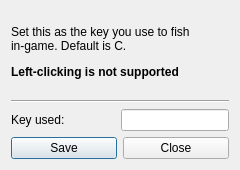
<?xml version="1.0" encoding="UTF-8"?>
<ui version="4.0">
 <class>Dialog</class>
 <widget class="QDialog" name="Dialog">
  <property name="geometry">
   <rect>
    <x>0</x>
    <y>0</y>
    <width>240</width>
    <height>170</height>
   </rect>
  </property>
  <property name="minimumSize">
   <size>
    <width>220</width>
    <height>170</height>
   </size>
  </property>
  <property name="maximumSize">
   <size>
    <width>300</width>
    <height>170</height>
   </size>
  </property>
  <property name="windowTitle">
   <string>Change key</string>
  </property>
  <layout class="QVBoxLayout" name="verticalLayout_3">
   <item>
    <widget class="QLabel" name="label">
     <property name="text">
      <string>&lt;html&gt;&lt;head/&gt;&lt;body&gt;&lt;p&gt;Set this as the key you use to fish&lt;br/&gt;in-game. Default is C.&lt;/p&gt;&lt;p&gt;&lt;span style=&quot; font-weight:600;&quot;&gt;Left-clicking is not supported&lt;/span&gt;&lt;/p&gt;&lt;/body&gt;&lt;/html&gt;</string>
     </property>
    </widget>
   </item>
   <item>
    <widget class="Line" name="line">
     <property name="orientation">
      <enum>Qt::Horizontal</enum>
     </property>
    </widget>
   </item>
   <item>
    <layout class="QVBoxLayout" name="verticalLayout">
     <item>
      <layout class="QHBoxLayout" name="horizontalLayout_3">
       <item>
        <widget class="QLabel" name="used_key_label">
         <property name="text">
          <string>Key used:</string>
         </property>
        </widget>
       </item>
       <item>
        <spacer name="horizontalSpacer">
         <property name="orientation">
          <enum>Qt::Horizontal</enum>
         </property>
         <property name="sizeHint" stdset="0">
          <size>
           <width>40</width>
           <height>20</height>
          </size>
         </property>
        </spacer>
       </item>
       <item>
        <widget class="QLineEdit" name="change_key">
         <property name="toolTip">
          <string/>
         </property>
         <property name="inputMethodHints">
          <set>Qt::ImhNone</set>
         </property>
         <property name="text">
          <string/>
         </property>
         <property name="maxLength">
          <number>1</number>
         </property>
         <property name="frame">
          <bool>true</bool>
         </property>
         <property name="placeholderText">
          <string/>
         </property>
         <property name="cursorMoveStyle">
          <enum>Qt::LogicalMoveStyle</enum>
         </property>
        </widget>
       </item>
      </layout>
     </item>
     <item>
      <layout class="QHBoxLayout" name="horizontalLayout_4">
       <item>
        <widget class="QPushButton" name="save_btn">
         <property name="text">
          <string>Save</string>
         </property>
        </widget>
       </item>
       <item>
        <widget class="QPushButton" name="close_btn">
         <property name="text">
          <string>Close</string>
         </property>
        </widget>
       </item>
      </layout>
     </item>
    </layout>
   </item>
  </layout>
 </widget>
 <resources/>
 <connections/>
</ui>
